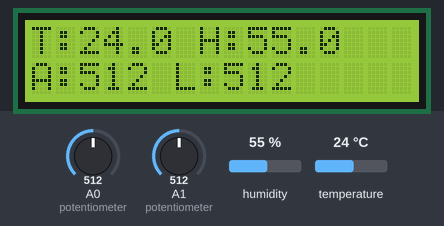
Recording of a sketch running on a simulated Arduino Uno, built with avr-gcc and run on an emulated ATmega328P. Shown: 16×2 character LCD. The test bench sets the inputs (shaded band); at power-on: humidity 55 %, A0 (potentiometer) = 512, A1 (potentiometer) = 512, temperature 24 °C. What the sketch prints to the serial monitor is not drawn.

Above: at 1.2 s.
1.3 s: humidity set to 22 %
At 3.4 s:
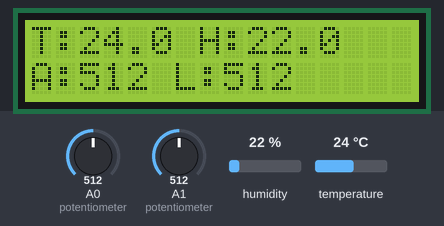
4.0 s: A0 (potentiometer) set to 716
At 5.5 s:
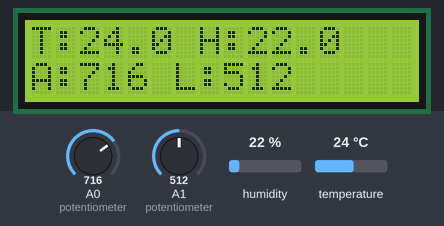
6.7 s: A1 (potentiometer) set to 716
At 9.5 s:
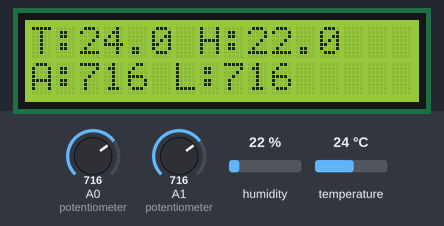
9.8 s: temperature set to 12 °C
At 10.7 s:
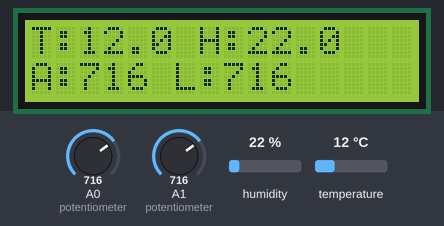
12.5 s: A0 (potentiometer) set to 992
At 15.0 s:
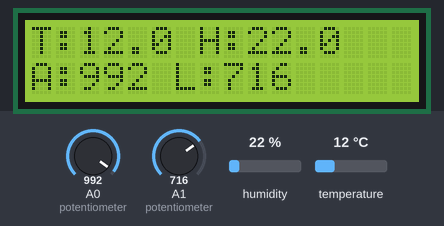
15.9 s: A1 (potentiometer) set to 992
At 17.1 s:
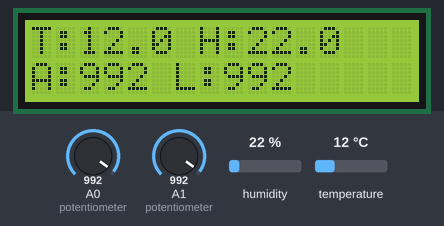
Timing chart, 0 to 18.9 s (numbered marks = the images above; inputs shaded):
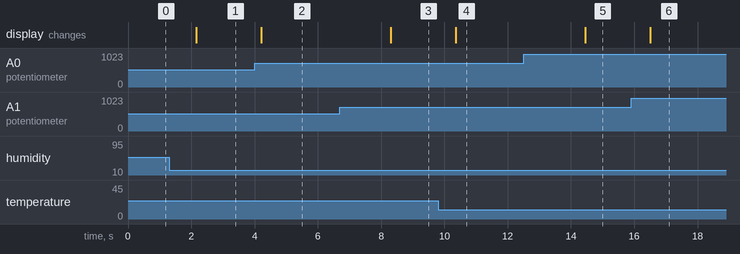

The sketch:

sketch.ino
```cpp
#include <LiquidCrystal_I2C.h>
#include <DHT.h>

#define DHTPIN 2
#define DHTTYPE DHT11
DHT dht(DHTPIN, DHTTYPE);


LiquidCrystal_I2C lcd(0x27, 16, 2);

void setup() {
  Serial.begin(9600);
  dht.begin();
  lcd.init();
  lcd.backlight();


  Serial.println("CLEARDATA");
  Serial.println("LABEL,Time,Temp,Humidity,AirQuality,Light");
}

void loop() {

  float h = dht.readHumidity();
  float t = dht.readTemperature();
  int airQuality = analogRead(A0);
  int lightLevel = analogRead(A1);


  if (isnan(h) || isnan(t)) return;


  lcd.setCursor(0, 0);
  lcd.print("T:"); lcd.print(t, 1);
  lcd.print(" H:"); lcd.print(h, 1);
  lcd.setCursor(0, 1);
  lcd.print("A:"); lcd.print(airQuality);
  lcd.print(" L:"); lcd.print(lightLevel);


  Serial.print("DATA,TIME,");
  Serial.print(t); Serial.print(",");
  Serial.print(h); Serial.print(",");
  Serial.print(airQuality); Serial.print(",");
  Serial.println(lightLevel);

  delay(2000);
}
```

Measured:
- after the input at 1.3 s, the display: changes after 0.86 s (image 1)
- after the input at 4.0 s, the display: changes after 0.21 s (image 2)
- after the input at 6.7 s, the display: changes after 1.6 s (image 3)
- after the input at 9.8 s, the display: changes after 0.56 s (image 4)
- after the input at 12.5 s, the display: changes after 2.0 s (image 5)
- after the input at 15.9 s, the display: changes after 0.61 s (image 6)
